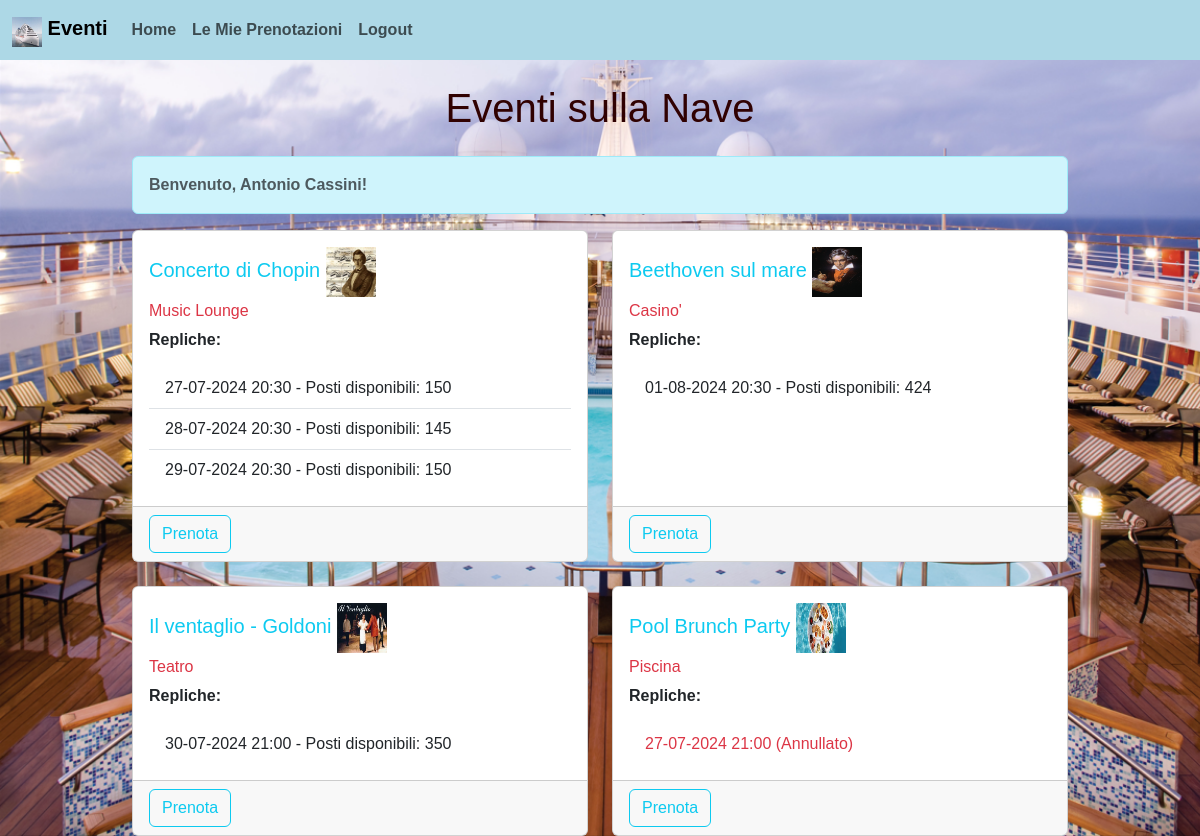
Screenshot of / (signed in) with the database file from the repository.
### models.py (models this page shows)
class Evento(db.Model, SerializerMixin):
    __tablename__ = 'eventi'
    id = db.Column(db.Integer, primary_key=True)  # Chiave primaria
    locale_id = db.Column(db.Integer, db.ForeignKey('locali.id'), nullable=False)  # Chiave esterna per Locale
    nome_evento = db.Column(db.String(50), nullable=False)  # Nome dell'evento
    img = db.Column(db.String(50), nullable=False)  # Nome dell'evento
    rel_locale = db.relationship('Locale', back_populates='rel_eventi', lazy=True)
    rel_repliche = db.relationship('Replica', back_populates='rel_evento', lazy=True)
    serialize_rules = ('-rel_locale.rel_eventi', '-rel_repliche.rel_evento')

class Locale(db.Model, SerializerMixin):
    __tablename__ = 'locali'
    id = db.Column(db.Integer, primary_key=True)  # Chiave primaria
    nome_locale = db.Column(db.String(50), nullable=False)  # Nome del locale
    luogo = db.Column(db.String(100), nullable=False)  # Luogo
    posti = db.Column(db.Integer, nullable=False)  # Numero di posti
    rel_eventi = db.relationship('Evento', back_populates='rel_locale', lazy=True)
    serialize_rules = ('-rel_eventi.rel_locale',)

class Replica(db.Model, SerializerMixin):
    __tablename__ = 'repliche'
    id = db.Column(db.Integer, primary_key=True)  # Chiave primaria
    evento_id = db.Column(db.Integer, db.ForeignKey('eventi.id'), nullable=False)  # Chiave esterna per Evento
    data_ora = db.Column(db.DateTime, nullable=False)  # Data e ora della replica
    annullato = db.Column(db.Boolean, default=False)  # Stato di annullamento
    rel_evento = db.relationship('Evento', back_populates='rel_repliche', lazy=True)
    rel_prenotazioni = db.relationship('Prenotazione', back_populates='rel_replica', lazy=True)
    serialize_rules = ('-rel_evento.rel_repliche', '-rel_prenotazioni.rel_replica')

### app.py (the view)
@app.route('/')
def index():
    eventi = Evento.query.all()
    eventi_data = []
    for evento in eventi:
        print(evento)
        repliche_data = []
        for replica in evento.rel_repliche:
            posti_prenotati = db.session.query(func.sum(Prenotazione.quantita)).filter_by(replica_id=replica.id).scalar() or 0
            posti_disponibili = evento.rel_locale.posti - posti_prenotati
            repliche_data.append({
                'id': replica.id,
                'data_ora': replica.data_ora,
                'annullato': replica.annullato,
                'posti_disponibili': posti_disponibili
            })
        eventi_data.append({
            'id': evento.id,
            'nome_evento': evento.nome_evento,
            'locale': evento.rel_locale.nome_locale,
            'repliche': repliche_data,
            'img': evento.img
        })
    return render_template('index.html', eventi=eventi_data)

### templates/index.html (shortened to what this page needs)
{% extends "base.html" %}
{% block content %}
<h1 class="mb-4 text-center">Eventi sulla Nave</h1>
{% if session.get('user_id') %}
    <div class="alert alert-info">
        <span class="text-muted"><b>Benvenuto, {{ session.get('user_name') }}!</b></span>
      </div>
{% else %}
    <div class="alert alert-info">
       <b> <span class="text-muted">Non sei loggato. <a class="text-danger" href="{{ url_for('login') }}">Accedi</a> per prenotare.</span></b>
      </div>
{% endif %}
<div class="row row-cols-1 row-cols-md-2 g-4">
    {% for evento in eventi %}
    <div class="col">
        <div class="card h-100">
            <div class="card-body">
                <h5 class="card-title text-info">{{ evento.nome_evento }} <img width="50px" height="50px" src="{{ evento.img }}"></h5>
                <h6 class="card-subtitle mb-2 text-danger">{{ evento.locale }}</h6>
                <p class="card-text"><strong>Repliche:</strong></p>
                <ul class="list-group list-group-flush">
                    {% for replica in evento.repliche %}
                    <li class="list-group-item {% if replica.annullato %}text-danger{% endif %}">
                        {{ replica.data_ora.strftime('%d-%m-%Y %H:%M') }}
                        {% if replica.annullato %}
                            (Annullato)
                        {% else %}
                            - Posti disponibili: {{ replica.posti_disponibili }}
                        {% endif %}
                    </li>
                    {% endfor %}
                </ul>
            </div>
            {% if session.get('user_id') %}
            <div class="card-footer">
                <a href="{{ url_for('repliche', evento_id=evento.id) }}" class="btn btn-outline-info">Prenota</a>
            </div>
            {% endif %}
        </div>
    </div>
    {% endfor %}
</div>
{% endblock %}

### static/styles/style.css (style rules this page uses)
body { font-family: 'Franklin Gothic Medium', 'Arial Narrow', Arial, sans-serif , sans-serif; margin: 0; padding: 0; background-color: rgb(227, 230, 206); background: url("\\static\\imgs\\sfondo.png"); background-size: cover; color: #300101; }
.text-center { text-align: center; }
.mb-2 { margin-bottom: 2rem; }

### rows the page displays
Evento: nome_evento "Concerto di Chopin"
Locale: locale "Music Lounge"
Replica: data_ora "27-07-2024 20:30"
Replica: data_ora "28-07-2024 20:30"
Replica: data_ora "29-07-2024 20:30"
Evento: nome_evento "Beethoven sul mare"
Locale: locale "Casino'"
Replica: data_ora "01-08-2024 20:30"
Evento: nome_evento "Il ventaglio - Goldoni"
Locale: locale "Teatro"
Replica: data_ora "30-07-2024 21:00"
Evento: nome_evento "Pool Brunch Party"
Locale: locale "Piscina"
Replica: data_ora "27-07-2024 21:00"

### other values shown
{{ session.get('user_name') }} "Antonio Cassini"
{{ replica.posti_disponibili }} "150" "145" "150" "424" "350"
